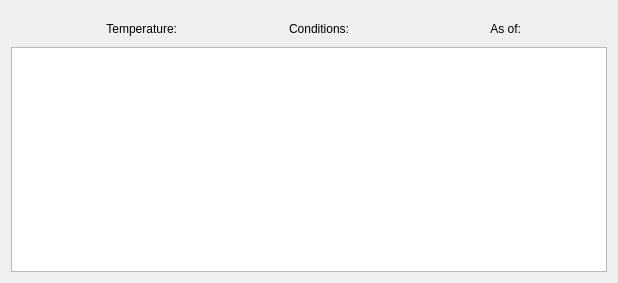
<ui version="4.0" >
 <comment> This file is part of the xTuple ERP: PostBooks Edition, a free and
open source Enterprise Resource Planning software suite,
Copyright (c) 1999-2011 by OpenMFG LLC, d/b/a xTuple.
It is licensed to you under the Common Public Attribution License
version 1.0, the full text of which (including xTuple-specific Exhibits)
is available at www.xtuple.com/CPAL.  By using this software, you agree
to be bound by its terms.</comment>
 <class>weatherForAddress</class>
 <widget class="QWidget" name="weatherForAddress" >
  <property name="geometry" >
   <rect>
    <x>0</x>
    <y>0</y>
    <width>618</width>
    <height>283</height>
   </rect>
  </property>
  <property name="windowTitle" >
   <string>New Form</string>
  </property>
  <layout class="QGridLayout" name="gridLayout" >
   <item row="0" column="0" >
    <widget class="AddressCluster" name="_addr" />
   </item>
   <item row="2" column="0" >
    <widget class="QTextEdit" name="_output" />
   </item>
   <item row="1" column="0" >
    <layout class="QHBoxLayout" name="horizontalLayout" >
     <property name="topMargin" >
      <number>5</number>
     </property>
     <property name="bottomMargin" >
      <number>5</number>
     </property>
     <item>
      <widget class="QLabel" name="_err" >
       <property name="text" >
        <string/>
       </property>
      </widget>
     </item>
     <item>
      <widget class="QLabel" name="_tempLit" >
       <property name="text" >
        <string>Temperature:</string>
       </property>
       <property name="alignment" >
        <set>Qt::AlignRight|Qt::AlignTrailing|Qt::AlignVCenter</set>
       </property>
      </widget>
     </item>
     <item>
      <widget class="QLabel" name="_temp" />
     </item>
     <item>
      <widget class="QLabel" name="_conditionsLit" >
       <property name="text" >
        <string>Conditions:</string>
       </property>
       <property name="alignment" >
        <set>Qt::AlignRight|Qt::AlignTrailing|Qt::AlignVCenter</set>
       </property>
      </widget>
     </item>
     <item>
      <widget class="QLabel" name="_conditions" />
     </item>
     <item>
      <widget class="QLabel" name="_datetimelit" >
       <property name="text" >
        <string>As of:</string>
       </property>
       <property name="alignment" >
        <set>Qt::AlignRight|Qt::AlignTrailing|Qt::AlignVCenter</set>
       </property>
      </widget>
     </item>
     <item>
      <widget class="QLabel" name="_datetime" >
       <property name="text" >
        <string/>
       </property>
      </widget>
     </item>
    </layout>
   </item>
  </layout>
 </widget>
 <customwidgets>
  <customwidget>
   <class>AddressCluster</class>
   <extends></extends>
   <header>addresscluster.h</header>
  </customwidget>
 </customwidgets>
 <resources/>
 <connections/>
</ui>
